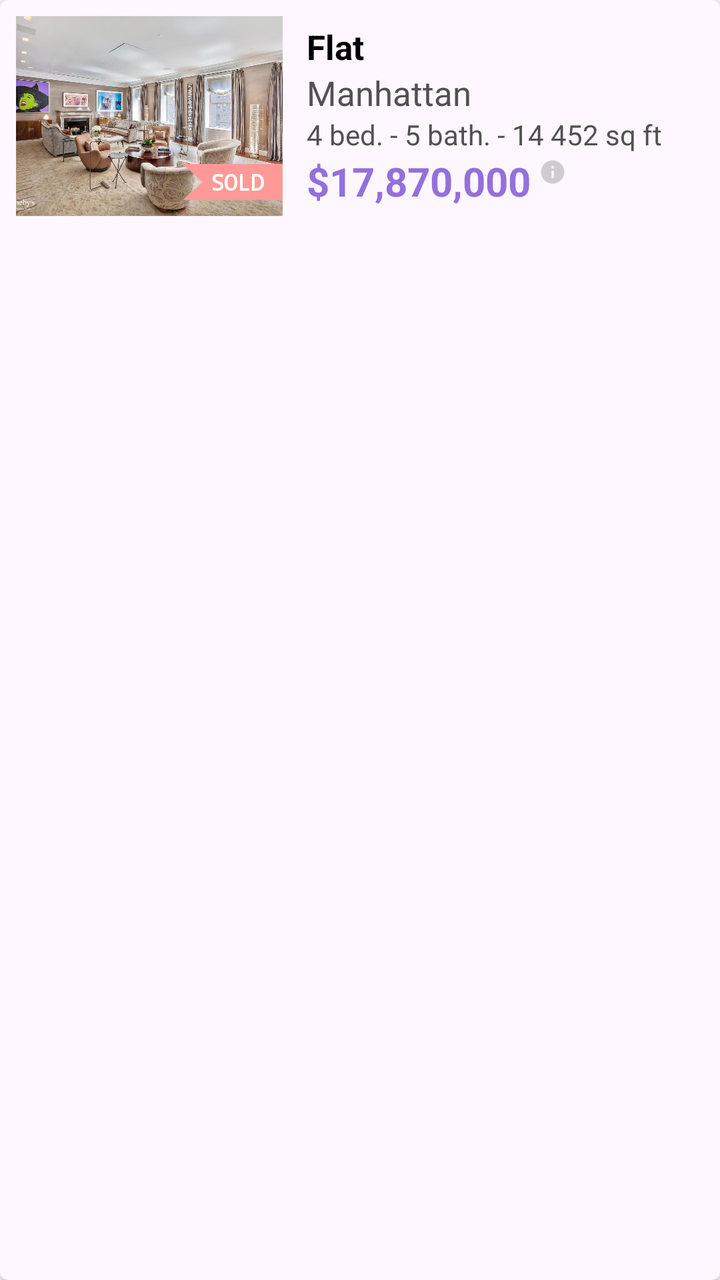
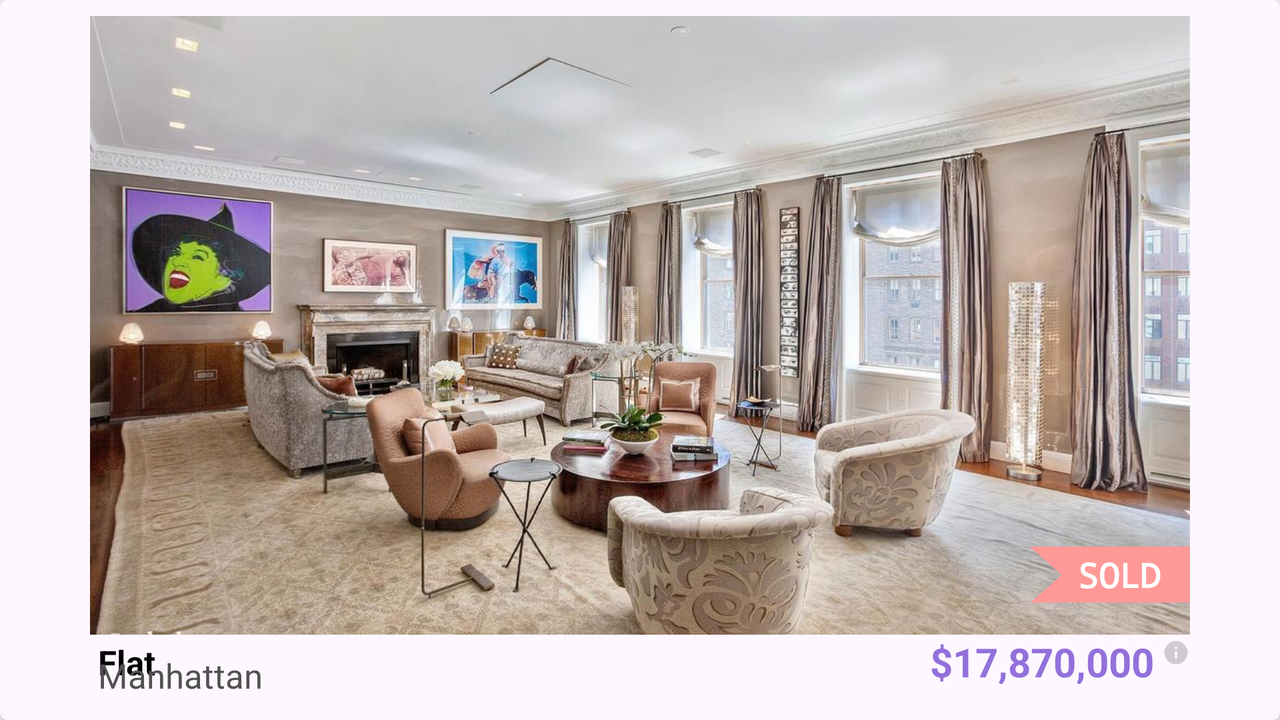

The same Android screen from two of the app's own layout files: first res/layout/ as a phone draws it, then the repository's variant for another configuration, drawn on a device whose configuration selects that folder. Both files follow.
<!-- AndroidManifest.xml: application theme Theme.RealEstateManager -->
<!-- res/layout/fragment_list_item.xml -->
<?xml version="1.0" encoding="utf-8"?>
<androidx.cardview.widget.CardView xmlns:android="http://schemas.android.com/apk/res/android"
    xmlns:app="http://schemas.android.com/apk/res-auto"
    xmlns:tools="http://schemas.android.com/tools"
    android:id="@+id/list_item_layout"
    style="@style/CustomCardView">

    <androidx.constraintlayout.widget.ConstraintLayout
        android:layout_width="match_parent"
        android:layout_height="wrap_content"
        android:layout_margin="8dp">

        <ImageView
            android:id="@+id/list_item_photo"
            android:layout_width="133.33dp"
            android:layout_height="100dp"
            android:importantForAccessibility="no"
            android:scaleType="centerCrop"
            app:layout_constraintBottom_toBottomOf="parent"
            app:layout_constraintStart_toStartOf="parent"
            app:layout_constraintTop_toTopOf="parent"
            tools:src="@drawable/penthouse_upper_east_side" />

        <View
            android:id="@+id/list_item_photo_overlay"
            android:layout_width="0dp"
            android:layout_height="0dp"
            android:background="#70000000"
            android:visibility="invisible"
            app:layout_constraintBottom_toBottomOf="@id/list_item_photo"
            app:layout_constraintEnd_toEndOf="@id/list_item_photo"
            app:layout_constraintStart_toStartOf="@id/list_item_photo"
            app:layout_constraintTop_toTopOf="@id/list_item_photo" />

        <TextView
            android:id="@+id/list_item_sold"
            android:layout_width="wrap_content"
            android:layout_height="wrap_content"
            android:layout_marginBottom="8dp"
            android:background="@drawable/ribbon_small"
            android:fontFamily="monospace"
            android:gravity="center_vertical"
            android:paddingStart="14dp"
            android:paddingEnd="0dp"
            android:text="@string/property_sold_banner"
            android:textColor="@color/white"
            android:textSize="11sp"
            android:textStyle="bold"
            app:layout_constraintBottom_toBottomOf="@id/list_item_photo"
            app:layout_constraintEnd_toEndOf="@id/list_item_photo" />

        <TextView
            android:id="@+id/list_item_type"
            android:layout_width="wrap_content"
            android:layout_height="wrap_content"
            android:layout_marginHorizontal="12dp"
            android:layout_marginTop="4dp"
            android:ellipsize="end"
            android:maxLines="1"
            android:textColor="@color/black"
            android:textSize="17sp"
            android:textStyle="bold"
            app:layout_constraintBottom_toTopOf="@id/list_item_city"
            app:layout_constraintStart_toEndOf="@id/list_item_photo"
            app:layout_constraintTop_toTopOf="parent"
            tools:text="Flat" />

        <TextView
            android:id="@+id/list_item_city"
            android:layout_width="wrap_content"
            android:layout_height="wrap_content"
            android:lines="1"
            android:textColor="@color/grey_text"
            android:textSize="17sp"
            app:layout_constraintBottom_toTopOf="@id/list_item_features"
            app:layout_constraintStart_toStartOf="@id/list_item_type"
            app:layout_constraintTop_toBottomOf="@id/list_item_type"
            tools:text="Manhattan" />

        <TextView
            android:id="@+id/list_item_features"
            android:layout_width="wrap_content"
            android:layout_height="wrap_content"
            android:lines="1"
            android:textColor="@color/grey_text"
            android:textSize="14sp"
            app:layout_constraintBottom_toTopOf="@id/list_item_price"
            app:layout_constraintStart_toStartOf="@id/list_item_city"
            app:layout_constraintTop_toBottomOf="@id/list_item_city"
            tools:text="4 bed. - 5 bath. - 14 452 sq ft" />

        <TextView
            android:id="@+id/list_item_price"
            android:layout_width="wrap_content"
            android:layout_height="wrap_content"
            android:layout_marginBottom="4dp"
            android:lines="1"
            android:textColor="@color/purple"
            android:textSize="20sp"
            android:textStyle="bold"
            app:layout_constraintBottom_toBottomOf="parent"
            app:layout_constraintStart_toStartOf="@id/list_item_features"
            app:layout_constraintTop_toBottomOf="@id/list_item_features"
            tools:text="$17,870,000" />

        <ImageView
            android:id="@+id/list_item_info"
            android:layout_width="14dp"
            android:layout_height="14dp"
            android:layout_marginStart="4dp"
            android:layout_marginTop="2dp"
            android:contentDescription="@string/info_icon_desc"
            android:src="@drawable/baseline_info_24"
            app:layout_constraintStart_toEndOf="@id/list_item_price"
            app:layout_constraintTop_toTopOf="@id/list_item_price" />

    </androidx.constraintlayout.widget.ConstraintLayout>
</androidx.cardview.widget.CardView>
<!-- resources referenced by this layout -->
<resources>
  <color name="black">#FF000000</color>
  <color name="grey_text">#FF515151</color>
  <color name="purple">#FF9370DB</color>
  <color name="white">#FFFFFFFF</color>
  <!-- drawable baseline_info_24 (drawable) -->
  <vector xmlns:android="http://schemas.android.com/apk/res/android"
      android:width="24dp"
      android:height="24dp"
      android:tint="#40494949"
      android:viewportWidth="24"
      android:viewportHeight="24">
      <path
          android:fillColor="@android:color/white"
          android:pathData="M12,2C6.48,2 2,6.48 2,12s4.48,10 10,10 10,-4.48 10,-10S17.52,2 12,2zM13,17h-2v-6h2v6zM13,9h-2L11,7h2v2z" />
  </vector>
  <!-- drawable penthouse_upper_east_side: jpg bitmap (drawable, 156241 bytes) -->
  <!-- drawable ribbon_small (drawable) -->
  <vector xmlns:android="http://schemas.android.com/apk/res/android"
      android:width="50dp"
      android:height="18dp"
      android:viewportWidth="435"
      android:viewportHeight="174">
      <path
          android:fillColor="@android:color/transparent"
          android:pathData="M-0.5,0.5C28.81,29.15 57.81,58.15 86.5,87.5C58.15,116.19 29.81,144.85 1.5,173.5C0.83,173.5 0.17,173.5 -0.5,173.5C-0.5,115.83 -0.5,58.17 -0.5,0.5Z" />
      <path
          android:fillColor="@color/pink"
          android:pathData="M-0.5,0.5C-0.5,0.17 -0.5,-0.17 -0.5,-0.5C144.5,-0.5 289.5,-0.5 434.5,-0.5C434.5,57.5 434.5,115.5 434.5,173.5C290.17,173.5 145.83,173.5 1.5,173.5C29.81,144.85 58.15,116.19 86.5,87.5C57.81,58.15 28.81,29.15 -0.5,0.5Z" />
  </vector>
  <string name="info_icon_desc">Information icon</string>
  <string name="property_sold_banner">SOLD</string>
  <style name="CustomCardView">
          <item name="android:layout_width">match_parent</item>
          <item name="android:layout_height">wrap_content</item>
          <item name="android:layout_marginStart">4dp</item>
          <item name="android:layout_marginEnd">4dp</item>
          <item name="android:layout_marginTop">2dp</item>
          <item name="android:layout_marginBottom">2dp</item>
          <item name="cardBackgroundColor">?android:colorBackground</item>
          <item name="cardCornerRadius">4dp</item>
          <item name="cardElevation">4dp</item>
      </style>
  <style name="Theme.RealEstateManager" parent="Theme.Material3.DayNight.NoActionBar">
          <item name="textInputStyle">@style/Theme.RealEstateManager.TextInputLayout</item>
      </style>
  <color name="pink">#FFFF9997</color>
  <style name="Theme.RealEstateManager.TextInputLayout" parent="Widget.Material3.TextInputLayout.OutlinedBox.Dense" />
</resources>
<!-- res/layout-w600dp/fragment_list_item.xml (the repository's variant of the layout above) -->
<!-- drawn on the phone turned sideways -->
<?xml version="1.0" encoding="utf-8"?>
<androidx.cardview.widget.CardView xmlns:android="http://schemas.android.com/apk/res/android"
    xmlns:app="http://schemas.android.com/apk/res-auto"
    xmlns:tools="http://schemas.android.com/tools"
    android:id="@+id/list_item_layout"
    style="@style/CustomCardView">

    <androidx.constraintlayout.widget.ConstraintLayout
        android:layout_width="match_parent"
        android:layout_height="wrap_content"
        android:layout_margin="8dp">

        <ImageView
            android:id="@+id/list_item_photo"
            android:layout_width="0dp"
            android:layout_height="0dp"
            android:importantForAccessibility="no"
            android:scaleType="centerCrop"
            app:layout_constraintDimensionRatio="16:9"
            app:layout_constraintEnd_toEndOf="parent"
            app:layout_constraintStart_toStartOf="parent"
            app:layout_constraintTop_toTopOf="parent"
            app:layout_constraintWidth_max="550dp"
            tools:src="@drawable/penthouse_upper_east_side" />

        <View
            android:id="@+id/list_item_photo_overlay"
            android:layout_width="0dp"
            android:layout_height="0dp"
            android:background="#70000000"
            android:visibility="invisible"
            app:layout_constraintBottom_toBottomOf="@id/list_item_photo"
            app:layout_constraintEnd_toEndOf="@id/list_item_photo"
            app:layout_constraintStart_toStartOf="@id/list_item_photo"
            app:layout_constraintTop_toTopOf="@id/list_item_photo" />

        <TextView
            android:id="@+id/list_item_sold"
            android:layout_width="wrap_content"
            android:layout_height="wrap_content"
            android:layout_marginBottom="16dp"
            android:background="@drawable/ribbon_large"
            android:fontFamily="monospace"
            android:gravity="center_vertical"
            android:paddingStart="24dp"
            android:paddingEnd="0dp"
            android:text="@string/property_sold_banner"
            android:textColor="@color/white"
            android:textSize="17sp"
            android:textStyle="bold"
            app:layout_constraintBottom_toBottomOf="@id/list_item_photo"
            app:layout_constraintEnd_toEndOf="@id/list_item_photo" />

        <TextView
            android:id="@+id/list_item_type"
            android:layout_width="0dp"
            android:layout_height="wrap_content"
            android:layout_marginStart="4dp"
            android:layout_marginEnd="4dp"
            android:ellipsize="end"
            android:maxLines="1"
            android:textColor="@color/black"
            android:textSize="17sp"
            android:textStyle="bold"
            app:layout_constraintBottom_toTopOf="@id/list_item_price"
            app:layout_constraintEnd_toStartOf="@id/list_item_price"
            app:layout_constraintStart_toStartOf="@id/list_item_photo"
            app:layout_constraintTop_toBottomOf="@id/list_item_price"
            tools:text="Flat" />

        <TextView
            android:id="@+id/list_item_city"
            android:layout_width="0dp"
            android:layout_height="wrap_content"
            android:ellipsize="end"
            android:maxLines="3"
            android:textColor="@color/grey_text"
            android:textSize="17sp"
            app:layout_constraintBottom_toTopOf="@id/list_item_features"
            app:layout_constraintEnd_toEndOf="@id/list_item_photo"
            app:layout_constraintStart_toStartOf="@id/list_item_type"
            app:layout_constraintTop_toBottomOf="@id/list_item_type"
            tools:text="Manhattan" />

        <TextView
            android:id="@+id/list_item_price"
            android:layout_width="wrap_content"
            android:layout_height="wrap_content"
            android:layout_marginEnd="4dp"
            android:gravity="end"
            android:lines="1"
            android:textColor="@color/purple"
            android:textSize="20sp"
            android:textStyle="bold"
            app:layout_constraintEnd_toStartOf="@id/list_item_info"
            app:layout_constraintStart_toEndOf="@id/list_item_type"
            app:layout_constraintTop_toBottomOf="@id/list_item_photo"
            tools:text="$17,870,000" />

        <ImageView
            android:id="@+id/list_item_info"
            android:layout_width="14dp"
            android:layout_height="14dp"
            android:layout_marginStart="4dp"
            android:layout_marginTop="2dp"
            android:contentDescription="@string/info_icon_desc"
            android:src="@drawable/baseline_info_24"
            app:layout_constraintEnd_toEndOf="@id/list_item_photo"
            app:layout_constraintTop_toBottomOf="@id/list_item_photo" />

        <TextView
            android:id="@+id/list_item_features"
            android:layout_width="0dp"
            android:layout_height="wrap_content"
            android:ellipsize="end"
            android:maxLines="3"
            android:textColor="@color/grey_text"
            android:textSize="14sp"
            app:layout_constraintBottom_toBottomOf="parent"
            app:layout_constraintEnd_toEndOf="@id/list_item_photo"
            app:layout_constraintStart_toStartOf="@id/list_item_city"
            app:layout_constraintTop_toBottomOf="@id/list_item_city"
            tools:text="4 bed. - 5 bath. - 14 452 sq ft" />

    </androidx.constraintlayout.widget.ConstraintLayout>
</androidx.cardview.widget.CardView>
<!-- resources referenced by the variant -->
<!-- as the phone turned sideways resolves them -->
<resources>
  <color name="black">#FF000000</color>
  <color name="grey_text">#FF515151</color>
  <color name="purple">#FF9370DB</color>
  <color name="white">#FFFFFFFF</color>
  <!-- drawable baseline_info_24 (drawable) -->
  <vector xmlns:android="http://schemas.android.com/apk/res/android"
      android:width="24dp"
      android:height="24dp"
      android:tint="#40494949"
      android:viewportWidth="24"
      android:viewportHeight="24">
      <path
          android:fillColor="@android:color/white"
          android:pathData="M12,2C6.48,2 2,6.48 2,12s4.48,10 10,10 10,-4.48 10,-10S17.52,2 12,2zM13,17h-2v-6h2v6zM13,9h-2L11,7h2v2z" />
  </vector>
  <!-- drawable penthouse_upper_east_side: jpg bitmap (drawable, 156241 bytes) -->
  <!-- drawable ribbon_large (drawable) -->
  <vector xmlns:android="http://schemas.android.com/apk/res/android"
      android:width="80dp"
      android:height="28dp"
      android:viewportWidth="435"
      android:viewportHeight="174">
      <path
          android:fillColor="@android:color/transparent"
          android:pathData="M-0.5,0.5C28.81,29.15 57.81,58.15 86.5,87.5C58.15,116.19 29.81,144.85 1.5,173.5C0.83,173.5 0.17,173.5 -0.5,173.5C-0.5,115.83 -0.5,58.17 -0.5,0.5Z" />
      <path
          android:fillColor="@color/pink"
          android:pathData="M-0.5,0.5C-0.5,0.17 -0.5,-0.17 -0.5,-0.5C144.5,-0.5 289.5,-0.5 434.5,-0.5C434.5,57.5 434.5,115.5 434.5,173.5C290.17,173.5 145.83,173.5 1.5,173.5C29.81,144.85 58.15,116.19 86.5,87.5C57.81,58.15 28.81,29.15 -0.5,0.5Z" />
  </vector>
  <string name="info_icon_desc">Information icon</string>
  <string name="property_sold_banner">SOLD</string>
  <style name="CustomCardView">
          <item name="android:layout_width">match_parent</item>
          <item name="android:layout_height">wrap_content</item>
          <item name="android:layout_marginStart">4dp</item>
          <item name="android:layout_marginEnd">4dp</item>
          <item name="android:layout_marginTop">2dp</item>
          <item name="android:layout_marginBottom">2dp</item>
          <item name="cardBackgroundColor">?android:colorBackground</item>
          <item name="cardCornerRadius">4dp</item>
          <item name="cardElevation">4dp</item>
      </style>
  <style name="Theme.RealEstateManager" parent="Theme.Material3.DayNight.NoActionBar">
          <item name="textInputStyle">@style/Theme.RealEstateManager.TextInputLayout</item>
      </style>
  <color name="pink">#FFFF9997</color>
  <style name="Theme.RealEstateManager.TextInputLayout" parent="Widget.Material3.TextInputLayout.OutlinedBox.Dense" />
</resources>
